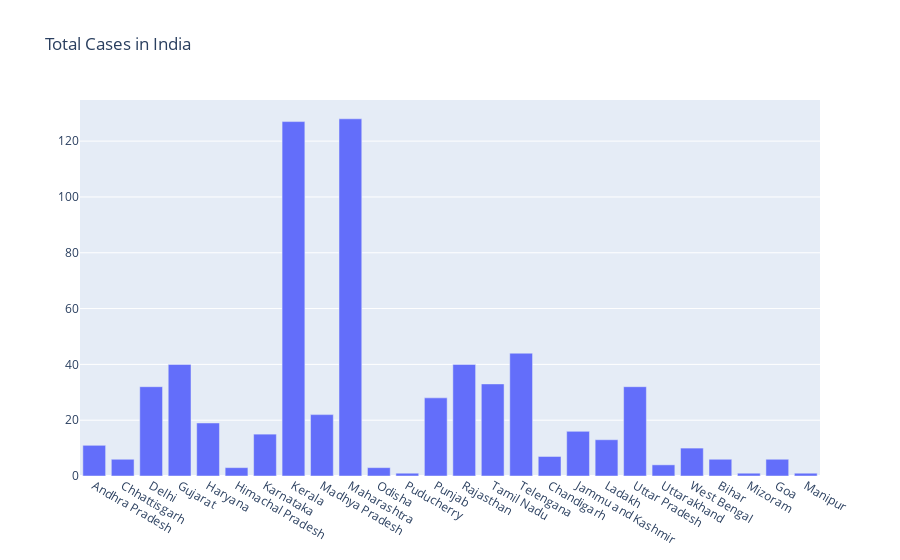

The notebook cell this image was saved under:
### Code cell
#plotly
fig = go.Figure()
fig.add_trace(go.Bar(x=df['Name of State / UT'],y=df["Active_Cases"]))
fig.update_layout(title="Total Cases in India")

### Figure 1 — Plotly figure (JSON) as saved in the notebook; plotly's stock layout.template omitted (floating-point values rounded to 4 significant figures)
{"data": [{"type": "bar", "x": ["Andhra Pradesh", "Chhattisgarh", "Delhi", "Gujarat", "Haryana", "Himachal Pradesh", "Karnataka", "Kerala", "Madhya Pradesh", "Maharashtra", "Odisha", "Puducherry", "Punjab", "Rajasthan", "Tamil Nadu", "Telengana", "Chandigarh", "Jammu and Kashmir", "Ladakh", "Uttar Pradesh", "Uttarakhand", "West Bengal", "Bihar", "Mizoram", "Goa", "Manipur"], "y": [11, 6, 32, 40, 19, 3, 15, 127, 22, 128, 3, 1, 28, 40, 33, 44, 7, 16, 13, 32, 4, 10, 6, 1, 6, 1]}], "layout": {"title": {"text": "Total Cases in India"}}}
